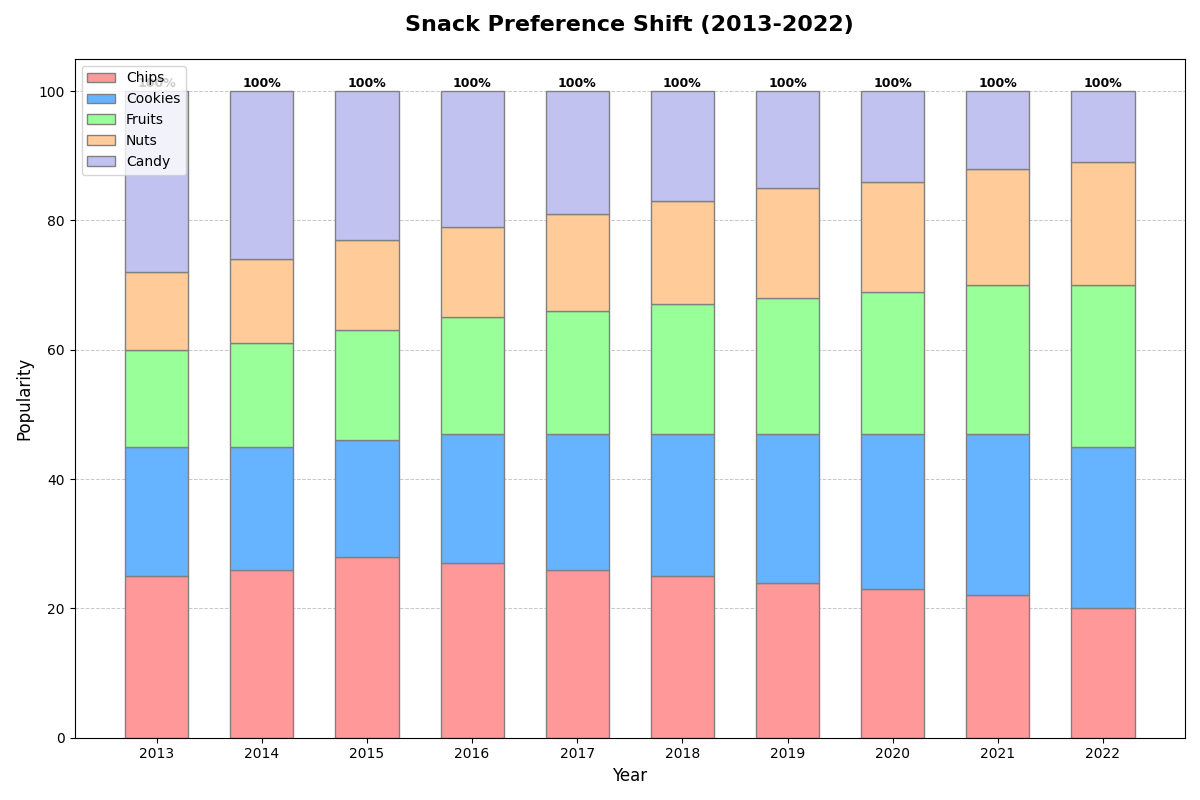

Reproduce this figure in Python.
import matplotlib.pyplot as plt
import numpy as np

# Years
years = np.array(['2013', '2014', '2015', '2016', '2017', '2018', '2019', '2020', '2021', '2022'])

# Snack types and their annual popularity
chip_popularity = np.array([25, 26, 28, 27, 26, 25, 24, 23, 22, 20])
cookie_popularity = np.array([20, 19, 18, 20, 21, 22, 23, 24, 25, 25])
fruit_popularity = np.array([15, 16, 17, 18, 19, 20, 21, 22, 23, 25])
nut_popularity = np.array([12, 13, 14, 14, 15, 16, 17, 17, 18, 19])
candy_popularity = np.array([28, 26, 23, 21, 19, 17, 15, 14, 12, 11])

fig, ax = plt.subplots(figsize=(12, 8))

bar_width = 0.6

for i, year in enumerate(years):
    ax.bar(year, chip_popularity[i], width=bar_width, label='Chips' if i == 0 else "", color='#ff9999', edgecolor='grey')
    ax.bar(year, cookie_popularity[i], bottom=chip_popularity[i], width=bar_width, label='Cookies' if i == 0 else "", color='#66b3ff', edgecolor='grey')
    ax.bar(year, fruit_popularity[i], bottom=chip_popularity[i] + cookie_popularity[i], width=bar_width, label='Fruits' if i == 0 else "", color='#99ff99', edgecolor='grey')
    ax.bar(year, nut_popularity[i], bottom=chip_popularity[i] + cookie_popularity[i] + fruit_popularity[i], width=bar_width, label='Nuts' if i == 0 else "", color='#ffcc99', edgecolor='grey')
    ax.bar(year, candy_popularity[i], bottom=chip_popularity[i] + cookie_popularity[i] + fruit_popularity[i] + nut_popularity[i], width=bar_width, label='Candy' if i == 0 else "", color='#c2c2f0', edgecolor='grey')

# Add annotations for the highest bar in each year
for i, year in enumerate(years):
    total = chip_popularity[i] + cookie_popularity[i] + fruit_popularity[i] + nut_popularity[i] + candy_popularity[i]
    ax.annotate(f'{total}%', xy=(i, total), xytext=(0, 3), textcoords="offset points", ha='center', fontsize=9, fontweight='bold', color='black')

# Customize the plot
ax.set_title('Snack Preference Shift (2013-2022)', fontsize=16, fontweight='bold', pad=20)
ax.set_xlabel('Year', fontsize=12)
ax.set_ylabel('Popularity', fontsize=12)

# Add Custom Legend
handles, labels = ax.get_legend_handles_labels()
ax.legend(handles[:5], labels[:5], fontsize=10, loc='upper left')

# Habit Grid
ax.yaxis.grid(True, linestyle='--', linewidth=0.7, alpha=0.7)
ax.set_axisbelow(True)

# Automatically adjust the layout
plt.tight_layout()

# Display the plot
plt.show()
